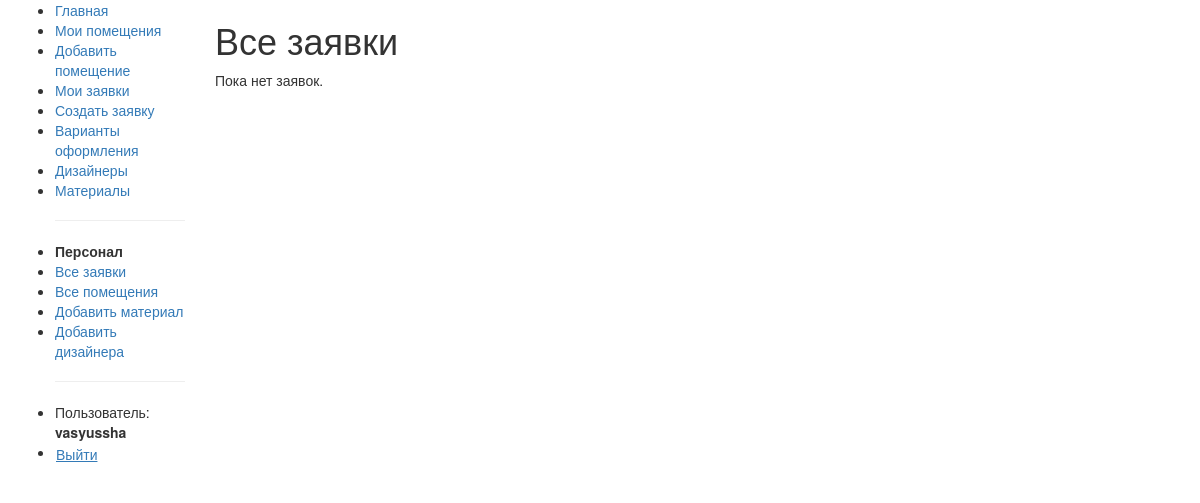
Page /all-requests/ (signed in) on the earlier database version.
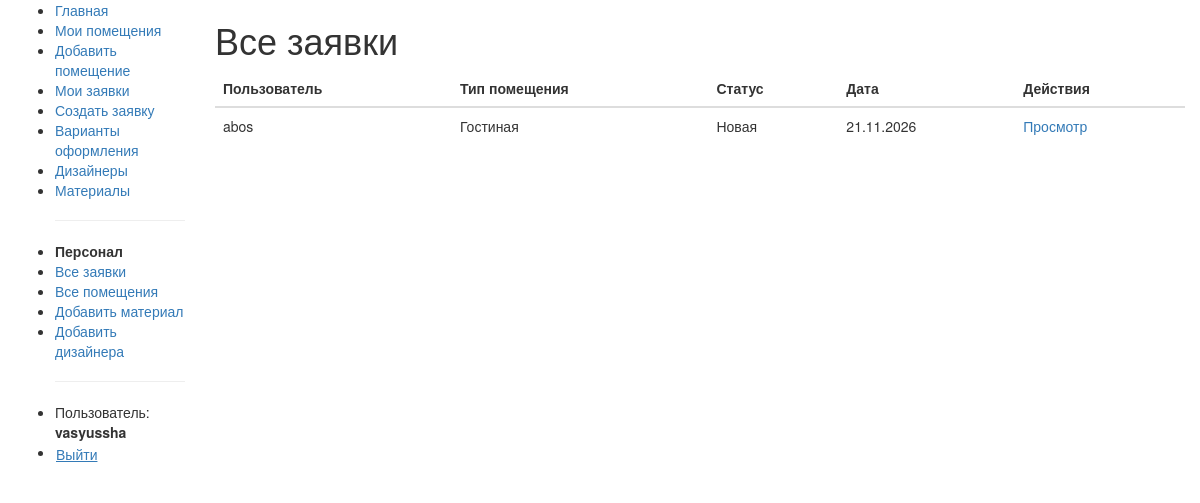
Same page on the later database version.
### studio/models.py (models this page shows, shortened)
class Request(models.Model):
    STATUS_CHOICES = [
        ('new', 'Новая'),
        ('in_progress', 'В работе'),
        ('done', 'Завершена'),
        ('rejected', 'Отклонена'),
    ]
    user = models.ForeignKey(
        User,
        on_delete=models.CASCADE,
        verbose_name="Пользователь"
    )
    room_type = models.CharField(
        max_length=20,
        choices=[
            ('bedroom', 'Спальня'),
            ('bathroom', 'Ванная'),
            ('kitchen', 'Кухня'),
            ('living_room', 'Гостиная'),
            ('office', 'Офис'),
            ('other', 'Другое'),
        ],
        default='other',
        verbose_name="Тип помещения"
    )
    message = models.TextField(verbose_name="Пожелания к дизайну")
    status = models.CharField(
        max_length=20,
        choices=STATUS_CHOICES,
        default='new',
        verbose_name="Статус"
    )
    created_at = models.DateTimeField(auto_now_add=True, verbose_name="Дата создания")
    updated_at = models.DateTimeField(auto_now=True, verbose_name="Дата обновления")
    class Meta:
        ordering = ['-created_at']
        verbose_name = "Заявка"
        verbose_name_plural = "Заявки"

### studio/views.py (the view)
# urls.py: path('all-requests/', views.AllRequestsListView.as_view(), name='all-requests'),
class AllRequestsListView(PermissionRequiredMixin, generic.ListView):
    model = Request
    template_name = 'studio/all_requests_list.html'
    context_object_name = 'request_list'
    permission_required = 'studio.can_make_proposal'
    paginate_by = 5

### studio/templates/studio/all_requests_list.html (shortened to what this page needs)
{% extends "base_generic.html" %}
{% block content %}
<h1>Все заявки</h1>
{% if request_list %}
<table class="table">
    <thead>
        <tr>
            <th>Пользователь</th>
            <th>Тип помещения</th>
            <th>Статус</th>
            <th>Дата</th>
            <th>Действия</th>
        </tr>
    </thead>
    <tbody>
        {% for req in request_list %}
        <tr>
            <td>{{ req.user.username }}</td>
            <td>{{ req.get_room_type_display }}</td>
            <td>{{ req.get_status_display }}</td>
            <td>{{ req.created_at|date:"d.m.Y" }}</td>
            <td><a href="{% url 'request-detail' req.id %}">Просмотр</a></td>
        </tr>
        {% endfor %}
    </tbody>
</table>
{% else %}
<p>Пока нет заявок.</p>
{% endif %}
{% endblock %}

Differences in the rows shown:
added Request: user.username "abos", room_type "Гостиная", status "Новая", created_at "21.11.2026"
Other differences:
text no longer shown: "Пока нет заявок."
text now shown: "Пользователь Тип помещения Статус Дата Действия"
